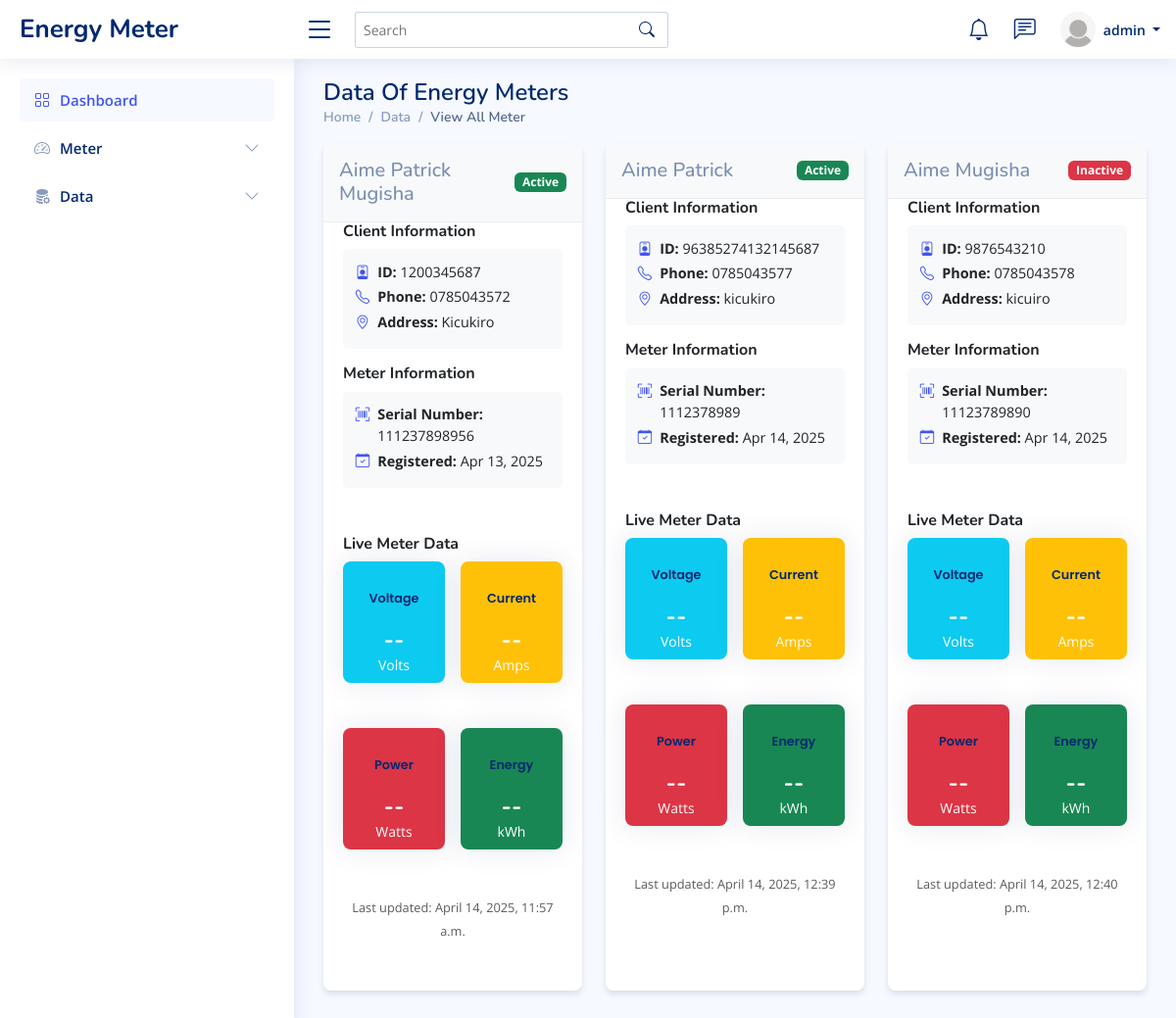
The page /data_display/ (signed in) on the database its author committed.
### energy_meter_app/models.py (models this page shows, shortened)
class Meter(models.Model):
    ROLE_CHOICES = [
        ('client', 'Client'),
    ]
    serial_number = models.CharField(max_length=30, unique=True)
    national_id = models.CharField(max_length=20, unique=True)
    name = models.CharField(max_length=100)
    phone_number = models.CharField(max_length=15, unique=True)
    address = models.TextField(max_length=50)
    created_at = models.DateTimeField(auto_now_add=True)
    updated_at = models.DateTimeField(auto_now=True)
    is_active = models.BooleanField(default=True)
    role = models.CharField(max_length=10, choices=ROLE_CHOICES, default='client')
    username = models.CharField(max_length=50, unique=True, null=True, blank=True)
    password = models.CharField(max_length=128, null=True, blank=True)
    class Meta:
        verbose_name = 'Meter'
        verbose_name_plural = 'Meters'
        ordering = ['created_at']

### energy_meter_app/views.py (the view)
# urls.py: path('data_display/', views.data_display, name="data_display"),
@meter_login_required
def data_display(request):
    meters = Meter.objects.all()
    return render(request, "energy_meter_app/data/data_display.html", {'meters': meters})

### energy_meter_app/views.py (called while the page is built)
def meter_login_required(view_func):
    @wraps(view_func)
    def wrapped_view(request, *args, **kwargs):
        is_meter_user = request.session.get('is_meter_user', False)
        is_django_user = request.user.is_authenticated
        if not (is_meter_user or is_django_user):
            messages.error(request, "Please log in to access this page")
            return redirect('index')
        return view_func(request, *args, **kwargs)
    return wrapped_view

### energy_meter_app/templates/energy_meter_app/data/data_display.html (shortened to what this page needs)
{% load static %}
<!DOCTYPE html>
<html lang="en">
{% include "energy_meter_app/admin_navbar/header.html" %}
<body>
  {% include "energy_meter_app/admin_navbar/navbar.html" %}
  {% include "energy_meter_app/admin_navbar/aside.html" %}
  <main id="main" class="main">
    <section class="section dashboard">
        <div class="pagetitle">
          <h1>Data Of Energy Meters</h1>
          <nav>
            <ol class="breadcrumb">
              <li class="breadcrumb-item"><a href="{% url "admin_dashboard" %}">Home</a></li>
              <li class="breadcrumb-item">Data</li>
              <li class="breadcrumb-item active">View All Meter</li>
            </ol>
          </nav>
        </div>
      <div class="row" id="meters-container">
        {% for meter in meters %}
        <div class="col-lg-4 col-md-6 col-sm-12 mb-4">
          <div class="card meter-card h-100" data-serial="{{ meter.serial_number }}">
            <div class="card-header d-flex justify-content-between align-items-center bg-light">
              <h5 class="mb-0">{{ meter.name }}</h5>
              <span class="badge {% if meter.is_active %}bg-success{% else %}bg-danger{% endif %}">
                {% if meter.is_active %}Active{% else %}Inactive{% endif %}
              </span>
            </div>
            <div class="card-body">
              <div class="row mb-3">
                <div class="col-md-12 mb-3">
                  <h6 class="fw-bold">Client Information</h6>
                  <div class="info-container">
                    <div class="d-flex mb-1">
                      <div class="me-2"><i class="bi bi-person-badge"></i></div>
                      <div><strong>ID:</strong> {{ meter.national_id }}</div>
                    </div>
                    <div class="d-flex mb-1">
                      <div class="me-2"><i class="bi bi-telephone"></i></div>
                      <div><strong>Phone:</strong> {{ meter.phone_number }}</div>
                    </div>
                    <div class="d-flex mb-1">
                      <div class="me-2"><i class="bi bi-geo-alt"></i></div>
                      <div><strong>Address:</strong> {{ meter.address }}</div>
                    </div>
                  </div>
                </div>
                <div class="col-md-12 mb-3">
                  <h6 class="fw-bold">Meter Information</h6>
                  <div class="info-container">
                    <div class="d-flex mb-1">
                      <div class="me-2"><i class="bi bi-upc-scan"></i></div>
                      <div><strong>Serial Number:</strong> {{ meter.serial_number }}</div>
                    </div>
                    <div class="d-flex mb-1">
                      <div class="me-2"><i class="bi bi-calendar-check"></i></div>
                      <div><strong>Registered:</strong> {{ meter.created_at|date:"M d, Y" }}</div>
                    </div>
                  </div>
                </div>
              </div>
              <div class="meter-data-container">
                <h6 class="fw-bold">Live Meter Data</h6>
                <div class="row g-3">
                  <div class="col-6">
                    <div class="card bg-info text-white p-2 text-center">
                      <div class="card-title mb-1">Voltage</div>
                      <h3 class="meter-voltage" data-serial="{{ meter.serial_number }}">--</h3>
                      <small>Volts</small>
                    </div>
                  </div>
                  <div class="col-6">
                    <div class="card bg-warning text-white p-2 text-center">
                      <div class="card-title mb-1">Current</div>
                      <h3 class="meter-current" data-serial="{{ meter.serial_number }}">--</h3>
                      <small>Amps</small>
                    </div>
                  </div>
                  <div class="col-6">
                    <div class="card bg-danger text-white p-2 text-center">
                      <div class="card-title mb-1">Power</div>
                      <h3 class="meter-power" data-serial="{{ meter.serial_number }}">--</h3>
                      <small>Watts</small>
                    </div>
                  </div>
                  <div class="col-6">
                    <div class="card bg-success text-white p-2 text-center">
                      <div class="card-title mb-1">Energy</div>
                      <h3 class="meter-energy" data-serial="{{ meter.serial_number }}">--</h3>
                      <small>kWh</small>
                    </div>
                  </div>
                </div>
                <div class="text-center mt-3">
                  <small class="text-muted meter-last-updated" data-serial="{{ meter.serial_number }}">Last updated: {{meter.updated_at}}</small>
                </div>
              </div>
            </div>
          </div>
        </div>
        {% empty %}
        <div class="col-12">
          <div class="alert alert-info">
            No energy meters found in the system.
          </div>
        </div>
        {% endfor %}
      </div>
    </section>
  </main>
</body>
</html>

### energy_meter_app/templates/energy_meter_app/dashboards/base.html (shortened to what this page needs)
{% load static %}
{% block content %}
<li class="nav-item dropdown pe-3">
    <a class="nav-link nav-profile d-flex align-items-center pe-0" href="#" data-bs-toggle="dropdown">
        <img src="{% static 'assets/img/default-user.png' %}" alt="Profile" class="rounded-circle">
        <span class="d-none d-md-block dropdown-toggle ps-2">
            {{ request.user.username|default:'User' }}
        </span>
    </a>
</li>
{% endblock content %}

### static/assets/css/style.css (style rules this page uses)
:root { scroll-behavior: smooth; }
body { font-family: "Open Sans", sans-serif; background: #f6f9ff; color: #444444; }
a { color: #4154f1; text-decoration: none; }
h1, h2, h3, h4, h5, h6 { font-family: "Nunito", sans-serif; }
#main { margin-top: 60px; padding: 20px 30px; transition: all 0.3s; }
.pagetitle { margin-bottom: 10px; }
.pagetitle h1 { font-size: 24px; margin-bottom: 0; font-weight: 600; color: #012970; }
.card { margin-bottom: 30px; border: none; border-radius: 5px; box-shadow: 0px 0 30px rgba(1, 41, 112, 0.1); }
.card-header, .card-footer { border-color: #ebeef4; background-color: #fff; color: #798eb3; padding: 15px; }
.card-title { padding: 20px 0 15px 0; font-size: 18px; font-weight: 500; color: #012970; font-family: "Poppins", sans-serif; }
.card-body { padding: 0 20px 20px 20px; }
.breadcrumb { font-size: 14px; font-family: "Nunito", sans-serif; color: #899bbd; font-weight: 600; }
.breadcrumb a { color: #899bbd; transition: 0.3s; }
.breadcrumb .breadcrumb-item::before { color: #899bbd; }
.breadcrumb .active { color: #51678f; font-weight: 600; }
.header-nav .nav-profile { color: #012970; }
.header-nav .nav-profile img { max-height: 36px; }
.header-nav .nav-profile span { font-size: 14px; font-weight: 600; }
@media (min-width: 1200px) { #main, #footer { margin-left: 300px; } }
.meter-card { transition: transform 0.3s ease, box-shadow 0.3s ease; border-radius: 0.5rem; overflow: hidden; border: none; box-shadow: 0 4px 6px rgba(0, 0, 0, 0.1); }
.meter-card .card-header { padding: 1rem; border-bottom: 1px solid rgba(0, 0, 0, 0.05); }
.meter-card .info-container { background-color: #f8f9fa; padding: 0.8rem; border-radius: 0.3rem; font-size: 0.9rem; }
.meter-card .info-container i { color: #4154f1; width: 20px; }
.meter-data-container { background-color: #fff; border-radius: 0.5rem; padding: 1rem 0 0 0; }
.meter-data-container .card { border-radius: 0.5rem; min-height: 95px; display: flex; flex-direction: column; justify-content: space-between; border: none; }
.meter-data-container h3 { font-size: 1.5rem; margin: 0; font-weight: 700; }
.meter-data-container .card-title { font-size: 0.8rem; font-weight: 600; margin: 0; }
.meter-last-updated { font-size: 0.8rem; }

### rows shown on the page
Meter: name "Aime Patrick Mugisha", is_active "Active", national_id "1200345687", phone_number "0785043572", address "Kicukiro", serial_number "111237898956", created_at "Apr 13, 2025", updated_at "April 14, 2025, 11:57 a.m."
Meter: name "Aime Patrick", is_active "Active", national_id "96385274132145687", phone_number "0785043577", address "kicukiro", serial_number "1112378989", created_at "Apr 14, 2025", updated_at "April 14, 2025, 12:39 p.m."
Meter: name "Aime Mugisha", is_active "Inactive", national_id "9876543210", phone_number "0785043578", address "kicuiro", serial_number "11123789890", created_at "Apr 14, 2025", updated_at "April 14, 2025, 12:40 p.m."

### other values the page prints
{{ request.user.username|default:'User' }} "admin"
